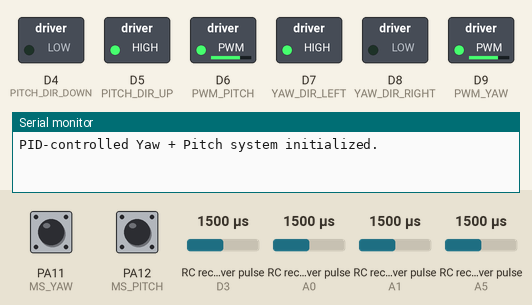
Simulated run of this program. Board: STM32 Nucleo. On the bench: switched loads named in the program (green lamp = pin HIGH), the last lines printed to the serial monitor. Wiring (inferred from the names in the program): 4 × RC receiver channel: data D3 / data A0 / data A1 / data A5. The inputs (shaded band) are chosen by the test bench; at power-on: PA11 (MS_YAW) HIGH, PA12 (MS_PITCH) HIGH, RC receiver pulse (sensors on D3, A0, A1, A5) 1500 µs. Pins used as bus, display or sensor lines are not drawn.

Above: at 0.05 s.
At 1.25 s:
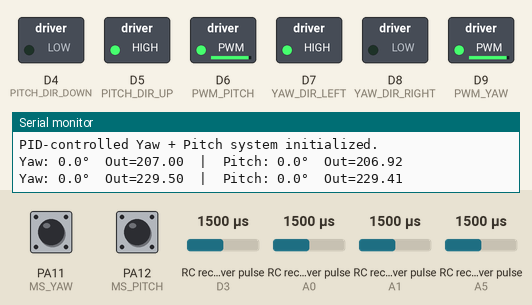
1.3 s: PA11 (MS_YAW) pulled LOW for 0.15 s
3.1 s: PA12 (MS_PITCH) pulled LOW for 0.15 s
Timing chart, 0 to 6.1 s (numbered marks = the images above; inputs shaded):
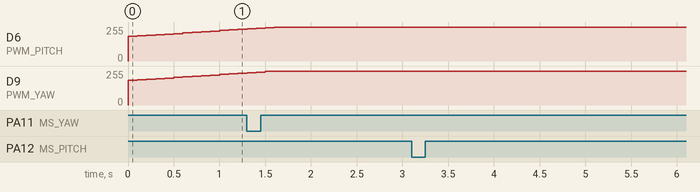

The program:

main.cpp
```cpp
#include <Arduino.h>
#include <PID_v1.h>
#include "pindefines.h"

// === Constants for Encoder → Degrees ===
const double COUNTS_PER_REV = 9600.0;
const double DEG_PER_COUNT = 360.0 / COUNTS_PER_REV;
const double SETPOINT_DEG = 90.0; // desired angle

// === Microswitch Debounce State ===
volatile bool buttonPressedYaw = false;
volatile bool lastButtonStateYaw = HIGH;
unsigned long lastDebounceTimeYaw = 0;
const unsigned long debounceDelayYaw = 50; // ms

volatile bool buttonPressedPitch = false;
volatile bool lastButtonStatePitch = HIGH;
unsigned long lastDebounceTimePitch = 0;
const unsigned long debounceDelayPitch = 50; // ms

// === Encoder State (counts) ===
volatile long encoderPosYaw = 0;
volatile long encoderPosPitch = 0;

// === Encoder Debounce Timing (µs) ===
volatile unsigned long lastEncAYawTime = 0;
volatile unsigned long lastEncBYawTime = 0;
volatile unsigned long lastEncAPitchTime = 0;
volatile unsigned long lastEncBPitchTime = 0;
const unsigned int ENCODER_DEBOUNCE_US = 200;

// === PID Variables ===
// Yaw
double yawInput, yawOutput, yawSetpoint;
// Pitch
double pitchInput, pitchOutput, pitchSetpoint;

// PID tuning parameters (tune these!)
double Kp_yaw = 2.0;
double Ki_yaw = 0.5;
double Kd_yaw = 0.1;

double Kp_pitch = 2.0;
double Ki_pitch = 0.5;
double Kd_pitch = 0.1;

// Create PID controllers
PID yawPID(&yawInput, &yawOutput, &yawSetpoint, Kp_yaw, Ki_yaw, Kd_yaw, DIRECT);
PID pitchPID(&pitchInput, &pitchOutput, &pitchSetpoint, Kp_pitch, Ki_pitch, Kd_pitch, DIRECT);

// === INTERRUPT: Microswitch YAW ===
void handleButtonYaw()
{
  bool current = digitalRead(MS_YAW);
  if (current != lastButtonStateYaw)
  {
    lastDebounceTimeYaw = millis();
    lastButtonStateYaw = current;
    buttonPressedYaw = true;
  }
}

// === INTERRUPT: Microswitch PITCH ===
void handleButtonPitch()
{
  bool current = digitalRead(MS_PITCH);
  if (current != lastButtonStatePitch)
  {
    lastDebounceTimePitch = millis();
    lastButtonStatePitch = current;
    buttonPressedPitch = true;
  }
}

// === INTERRUPTS: Encoder YAW ===
void handleEncoderAYaw()
{
  unsigned long now = micros();
  if (now - lastEncAYawTime < ENCODER_DEBOUNCE_US)
    return;
  lastEncAYawTime = now;
  bool A = digitalRead(ENCODER_A_YAW);
  bool B = digitalRead(ENCODER_B_YAW);
  encoderPosYaw += (A == B) ? 1 : -1;
}

void handleEncoderBYaw()
{
  unsigned long now = micros();
  if (now - lastEncBYawTime < ENCODER_DEBOUNCE_US)
    return;
  lastEncBYawTime = now;
  bool A = digitalRead(ENCODER_A_YAW);
  bool B = digitalRead(ENCODER_B_YAW);
  encoderPosYaw += (A != B) ? 1 : -1;
}

// === INTERRUPTS: Encoder PITCH ===
void handleEncoderAPitch()
{
  unsigned long now = micros();
  if (now - lastEncAPitchTime < ENCODER_DEBOUNCE_US)
    return;
  lastEncAPitchTime = now;
  bool A = digitalRead(ENCODER_A_PITCH);
  bool B = digitalRead(ENCODER_B_PITCH);
  encoderPosPitch += (A == B) ? 1 : -1;
}

void handleEncoderBPitch()
{
  unsigned long now = micros();
  if (now - lastEncBPitchTime < ENCODER_DEBOUNCE_US)
    return;
  lastEncBPitchTime = now;
  bool A = digitalRead(ENCODER_A_PITCH);
  bool B = digitalRead(ENCODER_B_PITCH);
  encoderPosPitch += (A != B) ? 1 : -1;
}

void setup()
{
  Serial.begin(9600);

  // Initialize debug LED pin
  pinMode(SPI_SCK, OUTPUT);
  digitalWrite(SPI_SCK, LOW);

  // Microswitches
  pinMode(MS_YAW, INPUT_PULLUP);
  pinMode(MS_PITCH, INPUT_PULLUP);
  attachInterrupt(digitalPinToInterrupt(MS_YAW), handleButtonYaw, FALLING);
  attachInterrupt(digitalPinToInterrupt(MS_PITCH), handleButtonPitch, FALLING);

  // Encoders YAW
  pinMode(ENCODER_A_YAW, INPUT_PULLUP);
  pinMode(ENCODER_B_YAW, INPUT_PULLUP);
  attachInterrupt(digitalPinToInterrupt(ENCODER_A_YAW), handleEncoderAYaw, CHANGE);
  attachInterrupt(digitalPinToInterrupt(ENCODER_B_YAW), handleEncoderBYaw, CHANGE);

  // Encoders PITCH
  pinMode(ENCODER_A_PITCH, INPUT_PULLUP);
  pinMode(ENCODER_B_PITCH, INPUT_PULLUP);
  attachInterrupt(digitalPinToInterrupt(ENCODER_A_PITCH), handleEncoderAPitch, CHANGE);
  attachInterrupt(digitalPinToInterrupt(ENCODER_B_PITCH), handleEncoderBPitch, CHANGE);

  // Motor YAW outputs
  pinMode(PWM_YAW, OUTPUT);
  pinMode(YAW_DIR_LEFT, OUTPUT);
  pinMode(YAW_DIR_RIGHT, OUTPUT);
  digitalWrite(YAW_DIR_LEFT, HIGH);
  digitalWrite(YAW_DIR_RIGHT, LOW);

  // Motor PITCH outputs
  pinMode(PWM_PITCH, OUTPUT);
  pinMode(PITCH_DIR_UP, OUTPUT);
  pinMode(PITCH_DIR_DOWN, OUTPUT);
  digitalWrite(PITCH_DIR_UP, HIGH);
  digitalWrite(PITCH_DIR_DOWN, LOW);

  // PID setup
  yawSetpoint = SETPOINT_DEG;
  pitchSetpoint = SETPOINT_DEG;

  yawPID.SetMode(AUTOMATIC);
  yawPID.SetOutputLimits(-255, 255);

  pitchPID.SetMode(AUTOMATIC);
  pitchPID.SetOutputLimits(-255, 255);

  Serial.println("PID-controlled Yaw + Pitch system initialized.");
}

void loop()
{
  unsigned long now = millis();

  // Handle yaw microswitch
  if (buttonPressedYaw && (now - lastDebounceTimeYaw > debounceDelayYaw))
  {
    buttonPressedYaw = false;
    digitalWrite(SPI_SCK, !digitalRead(SPI_SCK));
    Serial.println("Yaw limit switch triggered.");
  }
  // Handle pitch microswitch
  if (buttonPressedPitch && (now - lastDebounceTimePitch > debounceDelayPitch))
  {
    buttonPressedPitch = false;
    Serial.println("Pitch limit switch triggered.");
  }

  // --- YAW PID computation & motor drive ---
  // Convert counts → degrees
  yawInput = encoderPosYaw * DEG_PER_COUNT;
  yawPID.Compute();
  // yawOutput in [-255,255]
  if (yawOutput >= 0)
  {
    digitalWrite(YAW_DIR_LEFT, HIGH);
    digitalWrite(YAW_DIR_RIGHT, LOW);
    analogWrite(PWM_YAW, (uint8_t)yawOutput);
  }
  else
  {
    digitalWrite(YAW_DIR_LEFT, LOW);
    digitalWrite(YAW_DIR_RIGHT, HIGH);
    analogWrite(PWM_YAW, (uint8_t)(-yawOutput));
  }

  // --- PITCH PID computation & motor drive ---
  pitchInput = encoderPosPitch * DEG_PER_COUNT;
  pitchPID.Compute();
  if (pitchOutput >= 0)
  {
    digitalWrite(PITCH_DIR_UP, HIGH);
    digitalWrite(PITCH_DIR_DOWN, LOW);
    analogWrite(PWM_PITCH, (uint8_t)pitchOutput);
  }
  else
  {
    digitalWrite(PITCH_DIR_UP, LOW);
    digitalWrite(PITCH_DIR_DOWN, HIGH);
    analogWrite(PWM_PITCH, (uint8_t)(-pitchOutput));
  }

  // Serial diagnostic (once every 200 ms)
  static unsigned long lastPrint = 0;
  if (now - lastPrint > 500)
  {
    lastPrint = now;
    Serial.print("Yaw: ");
    Serial.print(yawInput, 1);
    Serial.print("°  Out=");
    Serial.print(yawOutput);
    Serial.print("  |  Pitch: ");
    Serial.print(pitchInput, 1);
    Serial.print("°  Out=");
    Serial.println(pitchOutput);
  }
}
```

pindefines.h
```cpp
// pindefines.h
// Name of every used pin on the STM32 Nucleo-F410RB
// Pinout reference: https://os.mbed.com/platforms/ST-Nucleo-F410RB/

#pragma once

// Motor Control - Yaw (First Motor)
const int PWM_YAW = D9;       // PWM for yaw motor
const int YAW_DIR_RIGHT = D8; // PA_8; // Direction control for yaw motor (right)
const int YAW_DIR_LEFT = D7;  // PB_10; // Direction control for yaw motor (left)
const int ENCODER_A_YAW = A0; // PA_0; // Encoder A for yaw motor
const int ENCODER_B_YAW = A1; // PA_1; // Encoder B for yaw motor

// Motor Control - Pitch (Second Motor)
const int PWM_PITCH = D6;       // PA_10;      // PWM for pitch motor
const int PITCH_DIR_UP = D5;    // PB_4;    // Direction control for pitch motor (up)
const int PITCH_DIR_DOWN = D4;  // PB_5;  // Direction control for pitch motor (down)
const int ENCODER_A_PITCH = A5; // PA_5; // Encoder A for pitch motor
const int ENCODER_B_PITCH = D3; // PB_3; // Encoder B for pitch motor

// Microswitches
const int MS_YAW = PA_11;   // Microswitch yaw - right limit
const int MS_PITCH = PA_12; // Microswitch yaw - left limit

// SPI Interface
const int SPI_SCK = PA_5;  // SPI clock
const int SPI_MISO = PA_6; // SPI MISO
const int SPI_MOSI = PA_7; // SPI MOSI
const int SPI_CS = PA_4;   // SPI chip select

// ACS712 current sensor
// const int ACS_PIN = A5;
```
